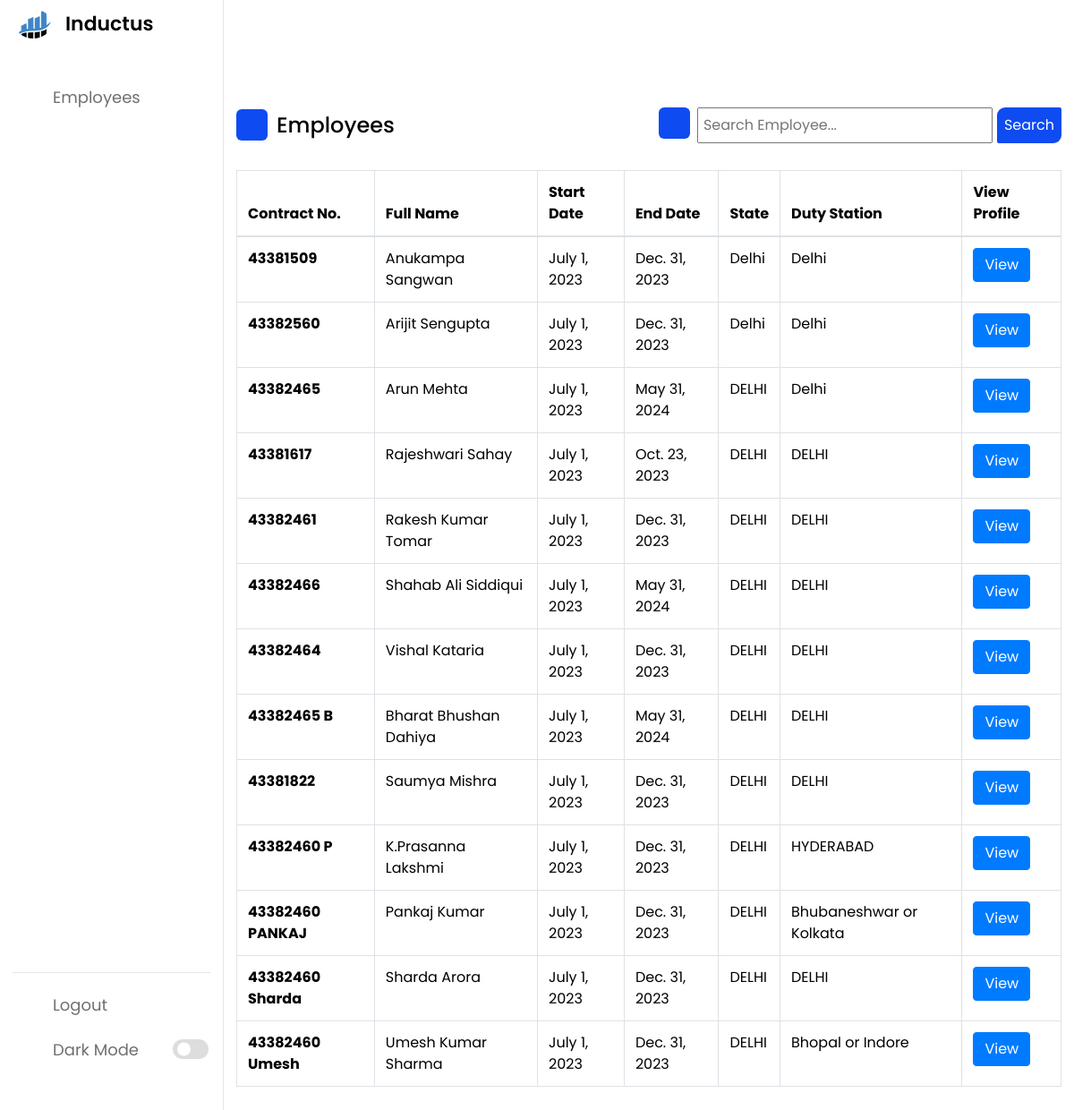
The app's page / (signed in) with its own data.
### base/models.py (models this page shows, shortened)
class Employee(models.Model):
    uuid = models.UUIDField(default = uuid.uuid4,primary_key=True,editable=False)
    Emp_name = models.CharField(max_length=30)
    email = models.EmailField(max_length=50)
    contract_no = models.CharField(unique=True,max_length=15,)
    contract_start_date = models.DateField()
    contract_end_date = models.DateField()
    phone_number = models.CharField(unique=True,max_length=10)
    state = models.CharField(max_length=30)
    duty_station = models.CharField(max_length=40)
    class Meta:
        verbose_name = "Employee"

### base/views.py (the view, shortened to what this page needs)
# urls.py: path('',EmployeeView,name = "employees"),
@login_required(login_url='login')
def EmployeeView(request):
    search_query = request.GET.get('search_query', '')
    employees = Employee.objects.all()
    context = {
        'employees': employees,
        'search_query': search_query,
    }
    return render(request, 'employees.html', context)

### base/templates/employees.html
{% extends 'base.html' %}
{% load static %}
{% block start %}
<div class="activity">
    <div class="emp-title">
        <div class="title-wrapper">
            <i class="uil uil-bookmark"></i>
            <span class="text">Employees</span>
        </div>
        <form id="search-form" method='get' action="">
            <div class="search-box">
                <i class="uil uil-search"></i>
                <input name="search_query" type="text" value="{{ search_query }}" placeholder="Search Employee...">
                <button type="submit" style="background-color: #04AA6D;
                        border: none;
                        color: white;
                        padding: 8px;
                        margin-left: 5px;
                        border-radius: 9px 2px;
                        background-color: #0E4BF1;">Search
                </button>
            </div>
        </form>
    </div>
    <table class="table table-bordered">
        <thead>
            <tr>
                <th scope="col">Contract No.</th>
                <th scope="col">Full Name</th>
                <th scope="col">Start Date</th>
                <th scope="col">End Date</th>
                <th scope="col">State</th>
                <th scope="col">Duty Station</th>
                <th scope="col">View Profile</th>
            </tr>
        </thead>
        <tbody>
            {% for employee in employees %}
            <tr>
                <th scope="row">{{ employee.contract_no }}</th>
                <td>{{ employee.Emp_name }}</td>
                <td>{{ employee.contract_start_date }}</td>
                <td>{{ employee.contract_end_date }}</td>
                <td>{{ employee.state }}</td>
                <td>{{ employee.duty_station }}</td>
                <td>
                    <button type="button" class="btn btn-primary">
                        <a href="{% url 'employee' employee.uuid %}"
                            style="text-decoration: none; color: white;">View</a>
                    </button>
                </td>
            </tr>
            {% empty %}
            <tr>
                <td colspan="7">No employees found</td>
            </tr>
            {% endfor %}
        </tbody>
    </table>
</div>
{% endblock %}

### static/style.css (style rules this page uses)
* { margin: 0; padding: 0; box-sizing: border-box; font-family: 'Poppins', sans-serif; }
:root { --primary-color: #0E4BF1; --panel-color: #FFF; --text-color: #000; --black-light-color: #707070; --border-color: #e6e5e5; --toggle-color: #DDD; --box1-color: #4DA3FF; --box2-color: #FFE6AC; --box3-color: #E7D1FC; --title-icon-color: #fff; --tran-05: all 0.5s ease; --tran-03: all 0.3s ease; --tran-03: all 0.2s ease; }
body { min-height: 100vh; background-color: var(--primary-color); }
.table-bordered thead td, .table-bordered thead th { color: var(--text-color) !important; }
.table-bordered td, .table-bordered th { color: var(--text-color) !important; }
.title-wrapper { display:flex; }
.search-box { display: flex ; }
.search-box input { margin-left: 8px; padding:5px; }
.emp-title i { position: relative; height: 35px; width: 35px; background-color: var(--primary-color); border-radius: 6px; color: var(--title-icon-color); display: flex; align-items: center; justify-content: center; font-size: 24px; }
.emp-title .text { font-size: 24px; font-weight: 500; color: var(--text-color); margin-left: 10px; }
.emp-title { display: flex; align-items: center; margin: 60px 0 30px 0; justify-content: space-between !important; }

### records on screen
Employee: contract_no "43381509", Emp_name "Anukampa Sangwan", contract_start_date "July 1, 2023", contract_end_date "Dec. 31, 2023", state "Delhi", duty_station "Delhi"
Employee: contract_no "43382560", Emp_name "Arijit Sengupta", contract_start_date "July 1, 2023", contract_end_date "Dec. 31, 2023", state "Delhi", duty_station "Delhi"
Employee: contract_no "43382465", Emp_name "Arun Mehta", contract_start_date "July 1, 2023", contract_end_date "May 31, 2024", state "DELHI", duty_station "Delhi"
Employee: contract_no "43381617", Emp_name "Rajeshwari Sahay", contract_start_date "July 1, 2023", contract_end_date "Oct. 23, 2023", state "DELHI", duty_station "DELHI"
Employee: contract_no "43382461", Emp_name "Rakesh Kumar Tomar", contract_start_date "July 1, 2023", contract_end_date "Dec. 31, 2023", state "DELHI", duty_station "DELHI"
Employee: contract_no "43382466", Emp_name "Shahab Ali Siddiqui", contract_start_date "July 1, 2023", contract_end_date "May 31, 2024", state "DELHI", duty_station "DELHI"
Employee: contract_no "43382464", Emp_name "Vishal Kataria", contract_start_date "July 1, 2023", contract_end_date "Dec. 31, 2023", state "DELHI", duty_station "DELHI"
Employee: contract_no "43382465 B", Emp_name "Bharat Bhushan Dahiya", contract_start_date "July 1, 2023", contract_end_date "May 31, 2024", state "DELHI", duty_station "DELHI"
Employee: contract_no "43381822", Emp_name "Saumya Mishra", contract_start_date "July 1, 2023", contract_end_date "Dec. 31, 2023", state "DELHI", duty_station "DELHI"
Employee: contract_no "43382460 P", Emp_name "K.Prasanna Lakshmi", contract_start_date "July 1, 2023", contract_end_date "Dec. 31, 2023", state "DELHI", duty_station "HYDERABAD"
Employee: contract_no "43382460 PANKAJ", Emp_name "Pankaj Kumar", contract_start_date "July 1, 2023", contract_end_date "Dec. 31, 2023", state "DELHI", duty_station "Bhubaneshwar or Kolkata"
Employee: contract_no "43382460 Sharda", Emp_name "Sharda Arora", contract_start_date "July 1, 2023", contract_end_date "Dec. 31, 2023", state "DELHI", duty_station "DELHI"
Employee: contract_no "43382460 Umesh", Emp_name "Umesh Kumar Sharma", contract_start_date "July 1, 2023", contract_end_date "Dec. 31, 2023", state "DELHI", duty_station "Bhopal or Indore"
